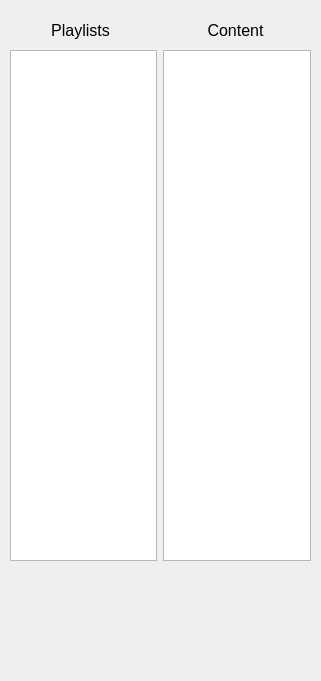
<?xml version="1.0" encoding="UTF-8"?>
<ui version="4.0">
 <class>PlaylistWidget</class>
 <widget class="QWidget" name="PlaylistWidget">
  <property name="geometry">
   <rect>
    <x>0</x>
    <y>0</y>
    <width>321</width>
    <height>681</height>
   </rect>
  </property>
  <property name="windowTitle">
   <string>Form</string>
  </property>
  <widget class="QWidget" name="horizontalLayoutWidget">
   <property name="geometry">
    <rect>
     <x>10</x>
     <y>50</y>
     <width>301</width>
     <height>511</height>
    </rect>
   </property>
   <layout class="QHBoxLayout" name="horizontalLayout">
    <item>
     <widget class="QListWidget" name="playlistListWidget"/>
    </item>
    <item>
     <widget class="QListWidget" name="contentListWidget"/>
    </item>
   </layout>
  </widget>
  <widget class="QLabel" name="playlistsLabel">
   <property name="geometry">
    <rect>
     <x>30</x>
     <y>20</y>
     <width>101</width>
     <height>21</height>
    </rect>
   </property>
   <property name="font">
    <font>
     <pointsize>12</pointsize>
     <underline>false</underline>
    </font>
   </property>
   <property name="text">
    <string>Playlists</string>
   </property>
   <property name="alignment">
    <set>Qt::AlignCenter</set>
   </property>
  </widget>
  <widget class="QLabel" name="contentLabel">
   <property name="geometry">
    <rect>
     <x>180</x>
     <y>20</y>
     <width>111</width>
     <height>21</height>
    </rect>
   </property>
   <property name="font">
    <font>
     <pointsize>12</pointsize>
     <underline>false</underline>
    </font>
   </property>
   <property name="text">
    <string>Content</string>
   </property>
   <property name="alignment">
    <set>Qt::AlignCenter</set>
   </property>
  </widget>
 </widget>
 <resources/>
 <connections/>
</ui>
